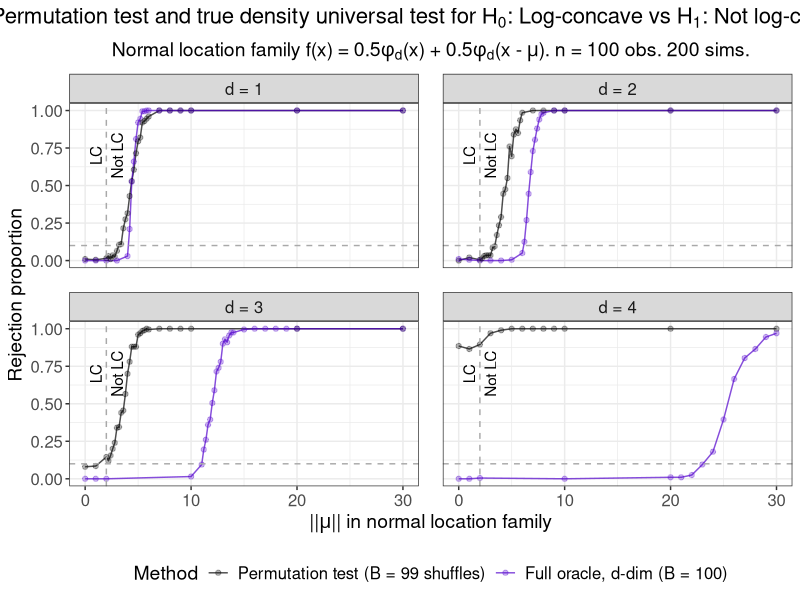

Recreate this plot in R.
# Create Figure 3 in main paper.
# Plot results from full oracle Gaussian mixture/universal approach and 
# Cule et al. (2010) permutation test of
# H_0: log-concave versus H_1: not log-concave.

suppressMessages(library(data.table))
suppressMessages(library(tidyverse))
suppressMessages(library(gtable))
suppressMessages(library(cowplot))

# Create theme
paper_theme <- theme_bw() +
  theme(plot.title = element_text(hjust = 0.5, size = 16),
        plot.subtitle = element_text(hjust = 0.5, size = 14),
        legend.title = element_text(size = 14),
        axis.title = element_text(size = 14),
        legend.text = element_text(size = 12),
        axis.text = element_text(size = 12),
        strip.text = element_text(size = 12),
        panel.spacing = unit(1.2, "lines"))

# Read in data
perm_test <- fread("sim_data/fig03_perm_test.csv") %>% 
  mutate(Method = "Permutation test (B = 99 shuffles)")

full_oracle <- fread("sim_data/fig03_full_oracle.csv") %>% 
  mutate(Method = "Full oracle, d-dim (B = 100)")

# Combine results
results <- rbind(perm_test, full_oracle, fill = TRUE)

# Get rejection proportion at each (d, mu_norm) combination
reject_df <- results %>% 
  group_by(n_obs, d, mu_norm, B, Method) %>% 
  dplyr::summarise(reject_prop = mean(reject),
                   sim_count = n())

# Check parameters
stopifnot(unique(perm_test$B) == 99,
          unique(full_oracle$B) == 100,
          unique(results$equal_space_mu) == 0,
          unique(results$n_obs) == 100,
          sort(unique(results$d)) == 1:4,
          unique(reject_df$sim_count) == 200)

######################
##### Plot power #####
######################

# Plot rejection proportions of permutation and log-concave mixture methods
reject_perm_true_n100 <- reject_df %>% 
  mutate(Method = factor(Method,
                         levels = c("Permutation test (B = 99 shuffles)",
                                    "Full oracle, d-dim (B = 100)"),
                         labels = c("Permutation test (B = 99 shuffles)",
                                    "Full oracle, d-dim (B = 100)")),
         d = factor(d, levels = 1:4, 
                    labels = c("d = 1", "d = 2", "d = 3", "d = 4"))) %>%
  ggplot(aes(x = mu_norm, y = reject_prop)) +
  geom_line(aes(col = Method), alpha = 0.7) +
  geom_point(aes(col = Method), alpha = 0.3) +
  geom_hline(yintercept = 0.10, lty = "dashed", col = "darkgrey") +
  geom_vline(xintercept = 2, lty = "dashed", col = "darkgrey") +
  annotate(geom = "text", x = 1, y = 0.7, label = "LC", angle = 90) +
  annotate(geom = "text", x = 3, y = 0.7, label = "Not LC", angle = 90) +
  facet_wrap(. ~ d) +
  labs(x = expression("||"*mu*"|| in normal location family"), 
       y = "Rejection proportion",
       col = "Method",
       shape = "Log-concave?",
       title = expression("Permutation test and true density universal test for H"[0]*
                            ": Log-concave vs H"[1]*": Not log-concave"),
       subtitle = expression("Normal location family f(x) = 0.5"*phi[d]*"(x)"~
                               "+ 0.5"*phi[d]*"(x -"~mu*"). n = 100 obs. 200 sims.")) +
  scale_shape_manual(values = c(16, 4)) +
  scale_color_manual(values = c("black", "#5200cc")) +
  paper_theme +
  theme(legend.position = "bottom") +
  guides(colour = guide_legend(nrow = 1))

#####################
##### Save plot #####
#####################

ggsave(plot = reject_perm_true_n100,
       filename = "sim_plots/figure_03.pdf",
       width = 10, height = 6)
